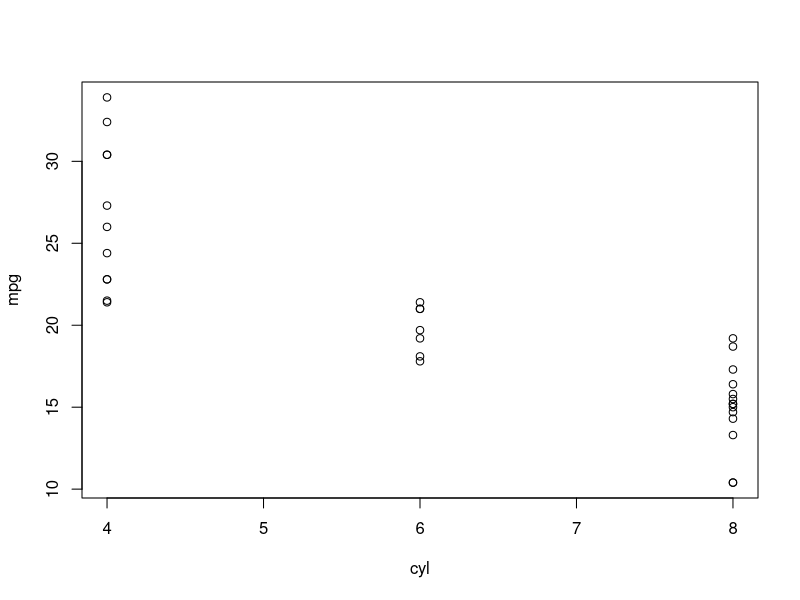
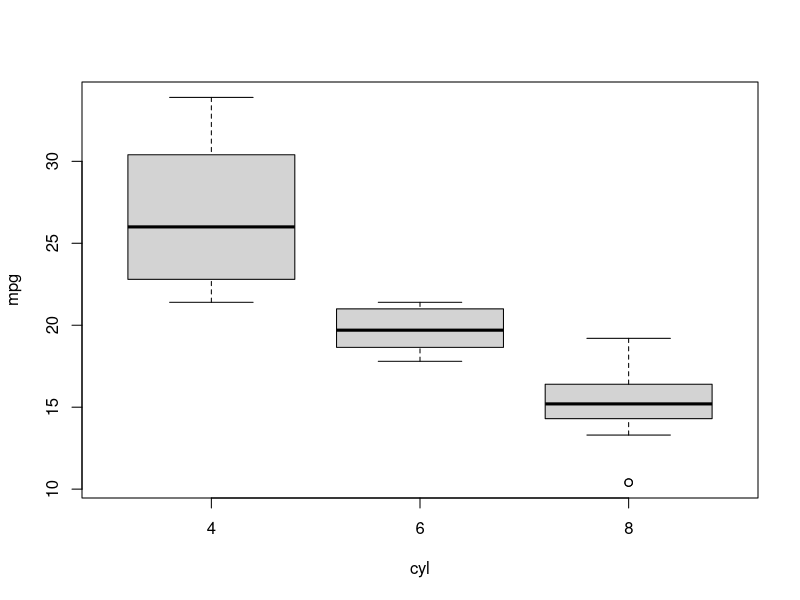
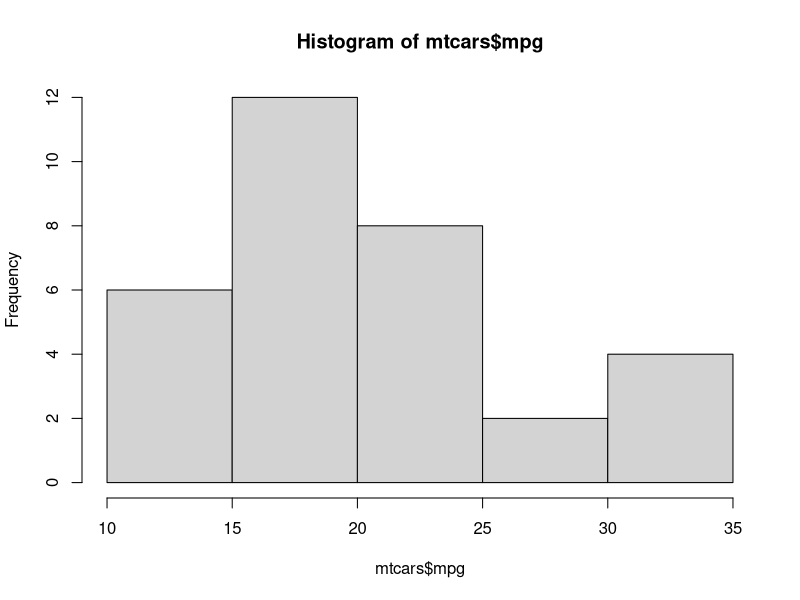
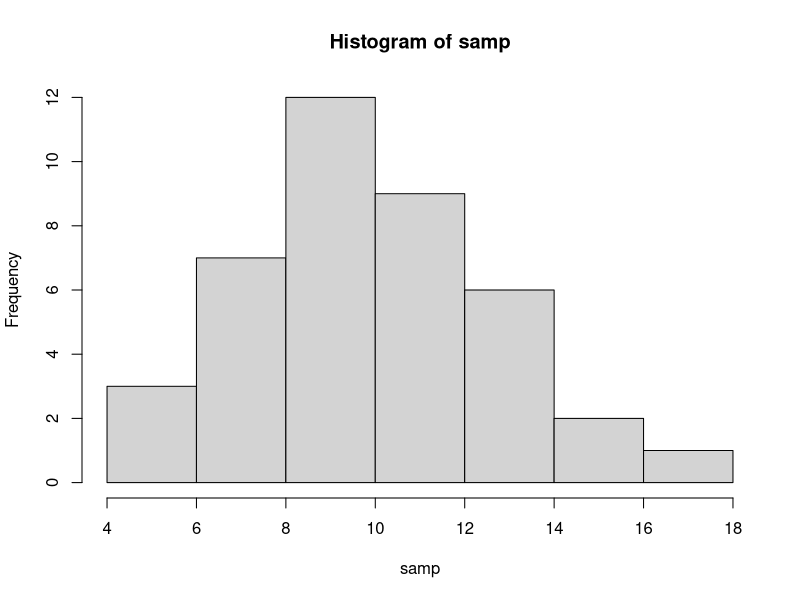
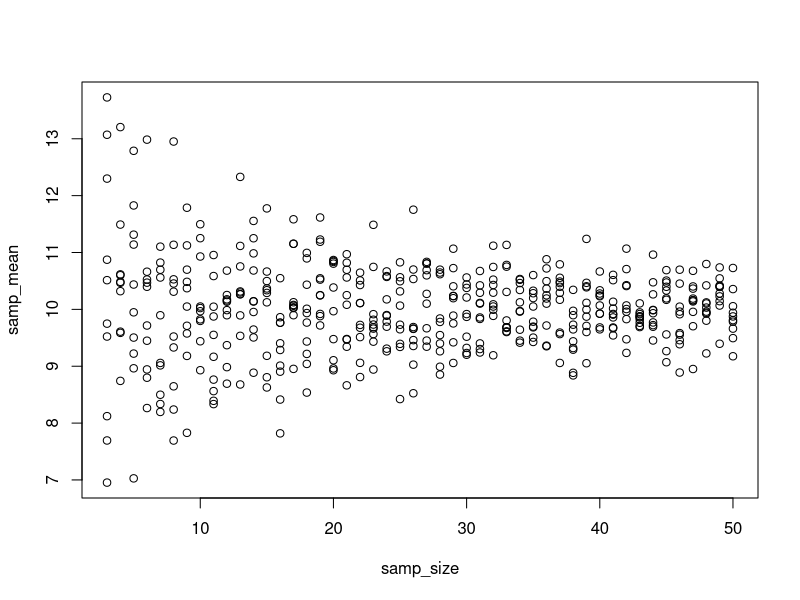

Write the R code that produced these figures, in order.
#--------------------------
#' Lab 2 - Sampling and simulation
#' 
#' @author Jarrett Byrnes
#' @date 2018-09-14
#' 
#' This is the code for sampling and simulation
#--------------------------

#load a library
library(dplyr) 


#How to not not display warnings in markdown
#```{r, warning = FALSE}
#```
#


#----
# Pipes
#----

vec <- 1:10
sq <- sqrt(vec)
log(sq)

log(sqrt(1:10))

v <- 1:10
v <- sqrt(v)
log(v)


sum(1:10)

1:10 %>% sum()

#log of the sqrt of 1:10 with pipes!
1:10 %>%
  sqrt() %>%
  log() 

# Get the numbers 1 through 10 
out <- 1:10 %>%
  
  # then take the square root of them
  sqrt() %>%
  
  # then take the log of the result
  log()

out 

#some people like weird output
1:10 %>%
  sqrt() %>%
  log() -> out
  

1:10 %>%
  sqrt() %>%
  log() %>%
  sum()

1:100 %>% sum()
  

#fun1(fun2(fun3(fun4(fun5(1:10)))))
 
#-------------
# dplyr
#-------------

#transformation
mtcars2 <- mtcars

#old skool
mtcars2$log_mpg <- log(mtcars2$mpg)
mtcars2$log_cyl <- log(mtcars2$cyl)

mtcars2$log_mpg <- log(mtcars2$mpg)
log_mpg <- log(mtcars2$mpg)

###mutate
mutate(mtcars2, 
       log_mpg = log(mpg), 
       log_cyl = log(cyl))

#now with pipes and overwriting!
mtcars2 <- mtcars2 %>%
  mutate(log_mpg = log(mpg),
         log_cyl = log(cyl))

head(mtcars2)


#write a new mtcars, starting with mtcars
mtcars2 <- mtcars %>%
#create a new column with the log of mpg
  mutate(log_mpg = log(mpg),
#create a new column with the log of cyl
  log_cyl = log(cyl))


## summarize
mt_summary <- mtcars2 %>% 
  summarize(avg_mpg = mean(mpg),
            avg_cyl = mean(cyl),
            sd_mpg = sd(mpg))

str(mt_summary)
class(mt_summary)

## group_by
unique(mtcars$cyl)

#get the average and sd of the mpg by cyl
cyl_summary <- mtcars %>%
  group_by(cyl) %>%
  summarize( avg_mpg = mean(mpg),
             sd_mpg = sd(mpg))

## select
mtcars_select <- mtcars %>%
  select(cyl, mpg)

#examine
head(mtcars_select,10)
tail(mtcars_select)
mtcars_select

mtcars_negative_select <- mtcars %>%
  select(-disp)

head(mtcars_negative_select)

## filter

#booleans
# == is this equal?
# != are these not equal?
# >, < >=, <= common comparisons
# is.____ checks for an object type
# ! means not
mtcars_4_gears <- mtcars %>%
  filter(gear == 4)

mtcars_4_gears

mtcars_not_4_gears <- mtcars %>%
  filter(gear != 4)

mtcars_not_4_gears <- mtcars %>%
  filter(!(gear == 4))

#filtering NAs
#remove all rows in mtcars
#where cyl is NA
mtcars_no_nas <- mtcars %>%
  filter(!is.na(cyl))

#####
#plotting
#####
plot(mpg ~ cyl, data = mtcars)
boxplot(mpg ~ cyl, data = mtcars)
hist(mtcars$mpg)


#######
# simulation with rowwise()
#######

set.seed(2018)
runif(2)


#random number generation
runif(10, 0, 10)
samp <- rnorm(n = 40, mean = 10, sd = 3)
hist(samp)

sample(samp, size = 3)
sample(samp, size = 300, replace = TRUE)


#useful for data subsampling
mtcars[sample(1:nrow(mtcars), size = 3),]

mtcars %>% sample_n(size = 3, replace = TRUE)

mtcars %>% sample_frac(size = 0.1, replace = TRUE)


####
# simulate means from a sample
####

samp_sim <- data.frame(
  samp_size = rep(3:50, time = 10)
)

#take this sample data frame
samp_sim <- samp_sim %>%
  #for each row (for each simulation)
  rowwise() %>%
  # draw a random normal sample with n = samp_size and take a mean
  mutate(samp_mean = mean(rnorm(samp_size, mean = 10, sd = 3)),
         samp_mean_from_samp = mean(sample(samp, size = samp_size, replace=TRUE))) %>%
  ungroup()

  
plot(samp_mean ~ samp_size, data = samp_sim)

#what is our optimal sample size?


#take our simulations
samp_sim %>%
  #for each sample size
  group_by(samp_size) %>%
  #calculate the SD of sample means
  summarize(sd_mean = sd(samp_mean)) %>%
  #order by SD
  arrange(sd_mean)



